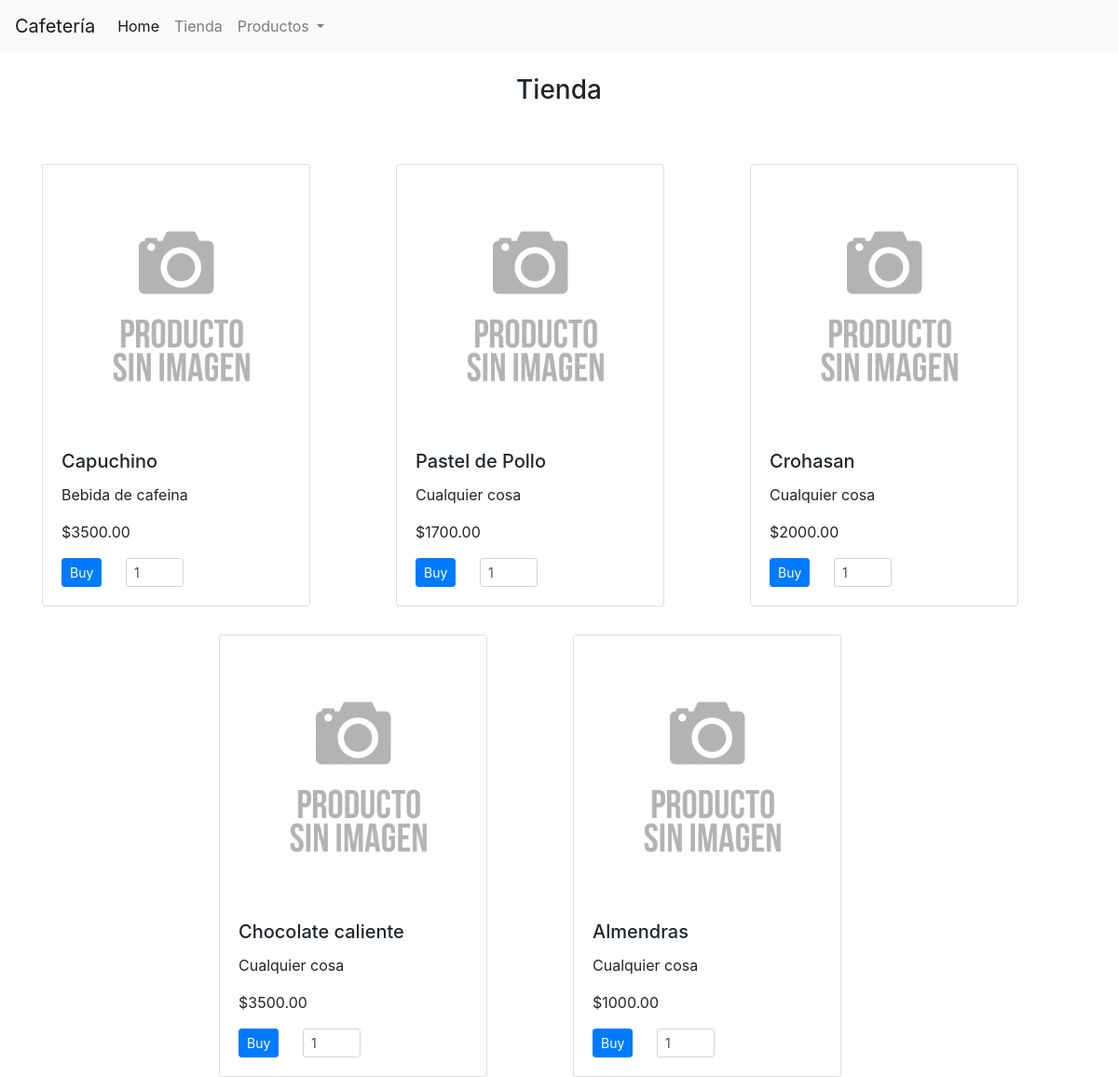
Page /views/tienda/details.php on the committed database.
### tables this page shows
CREATE TABLE `productos` (
  `id_producto` int(11) NOT NULL,
  `producto` varchar(50) NOT NULL,
  `referencia` varchar(50) NOT NULL,
  `precio` decimal(10,2) NOT NULL,
  `peso` int(11) NOT NULL,
  `id_categoria` int(11) NOT NULL,
  `stock` int(11) NOT NULL,
  `status` enum('0','1') NOT NULL DEFAULT '1' COMMENT '0-> no activo 1-> activo',
  `fecha_ingreso` datetime NOT NULL
);

### includes/models/model_productos.php (called while the page is built, shortened)
<?php
class Productos
{
    public static function productosTienda()
    {
        $pdo = connect();
        $sql = "SELECT id_producto, producto, referencia, precio FROM productos WHERE status = '1'";
        $sentencia = $pdo->prepare($sql);
        $sentencia->execute();
        $sentencia->bind_result($id_producto, $producto, $referencia, $precio);
        $sentencia->store_result();
        if ($sentencia->num_rows > 0) {
            while ($filas = $sentencia->fetch()) {
                $result[] = array("id_producto" => $id_producto, "producto" => $producto, "referencia" => $referencia, "precio" => $precio);
            }
        } else {
            $result[] = array("id_producto" => '', "producto" => '', "referencia" => '', "precio" => '');
        }
        return $result;
    }
}
?>

### views/tienda/details.php (the view, shortened to what this page needs)
<?php
require("../../includes/models/model_productos.php");
$productos  = Productos::productosTienda();
?>
<!DOCTYPE html>
<html lang="en">
<head>
    <link rel="stylesheet" href="assets/vendor/bootstrap/css/bootstrap.min.css">
    <link rel="stylesheet" href="assets/vendor/font-awesome/css/font-awesome.min">
</head>
<body>
    <?php require("../layout/header.php") ?>
    <div class="container">
        <h3 class="text-center">Tienda</h3><br>
        <?php if(!empty($productos)): ?>
            <div class="row justify-content-center">
                <?php foreach($productos as $key => $value): ?>
                    <div class="col-md-4" style="padding-top: 30px;">
                        <div class="card" style="width: 18rem;">
                            <img src="assets/img/producto-sin-imagen.jpg" class="card-img-top" alt="Producto sin Foto">
                            <div class="card-body">
                                <h5 class="card-title"><?= $value["producto"] ?></h5>
                                <p class="card-text"><?= $value["referencia"] ?></p>
                                <p class="card-text">$<?= $value["precio"] ?></p>
                                <div class="row">
                                    <div class="col-md-3">
                                        <button type="button" class="btn btn-primary btn-sm btnAdd" data-control="<?= $value["id_producto"] ?>">Buy</button>
                                    </div>
                                    <div class="col-md-4">
                                        <input type="number" class="form-control form-control-sm" min="1" id="cantidad_<?= $value["id_producto"] ?>" value="1">
                                    </div>
                                </div>
                            </div>
                        </div>
                    </div>
                <?php endforeach ?>
            </div>
        <?php else: ?>
            <p class="text-center">No hay productos disponibles, por favor da click <a href="crear-productos" class="btn btn-link">aquí</a> para registrar un producto</p>
        <?php endif ?>
    </div>
</body>
</html>

### views/layout/header.php (shortened to what this page needs)
<nav class="navbar navbar-expand-lg navbar-light bg-light">
    <a class="navbar-brand" href="/cafeteria/inicio">Cafetería</a>
    <div class="collapse navbar-collapse" id="navbarSupportedContent">
        <ul class="navbar-nav mr-auto">
        <li class="nav-item active">
            <a class="nav-link" href="/cafeteria/inicio">Home <span class="sr-only">(current)</span></a>
        </li>
        <li class="nav-item">
            <a class="nav-link" href="/cafeteria/tienda">Tienda</a>
        </li>
        <li class="nav-item dropdown">
            <a class="nav-link dropdown-toggle" href="#" id="navbarDropdown" role="button" data-toggle="dropdown" aria-expanded="false">
            Productos
            </a>
        </li>
    </div>
</nav>
<br>

### rows in the picture
productos: producto "Capuchino", referencia "Bebida de cafeina", precio "3500.00", id_producto "1"
productos: producto "Pastel de Pollo", referencia "Cualquier cosa", precio "1700.00"
productos: producto "Crohasan", referencia "Cualquier cosa", precio "2000.00"
productos: producto "Chocolate caliente", referencia "Cualquier cosa", precio "3500.00"
productos: producto "Almendras", referencia "Cualquier cosa", precio "1000.00"
